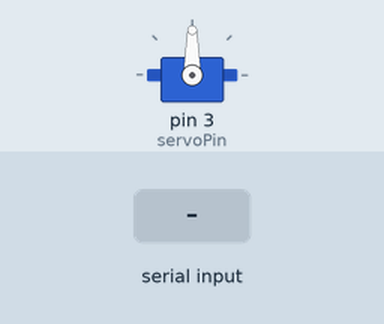
A sketch run on a simulated Arduino Uno, built with avr-gcc and run on an emulated ATmega328P. On the bench: servo. The test bench sets the inputs (shaded band).

Above: at 1.2 s.
1.3 s: "90,45\n" received over Serial
At 2.5 s:
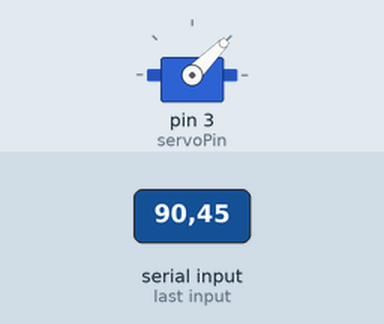
2.8 s: "30,150\n" received over Serial
At 3.8 s:
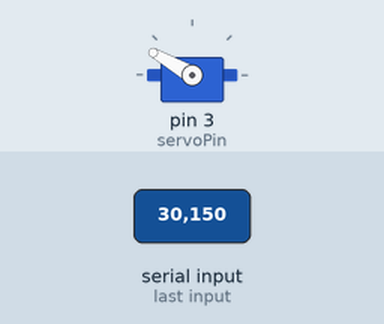
4.3 s: "5\n" received over Serial
At 4.8 s:
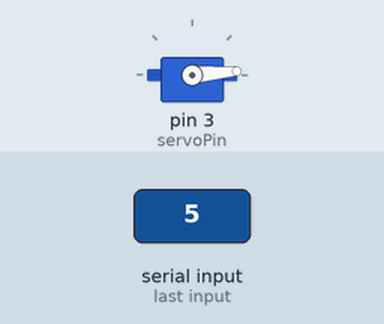
5.8 s: "200\n" received over Serial
At 7.0 s:
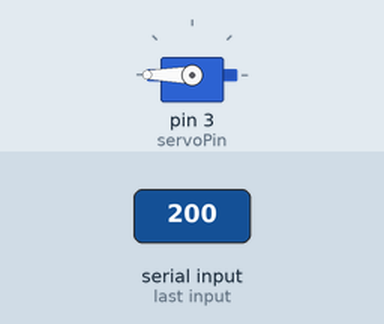
7.3 s: "90\n" received over Serial
At 8.3 s:
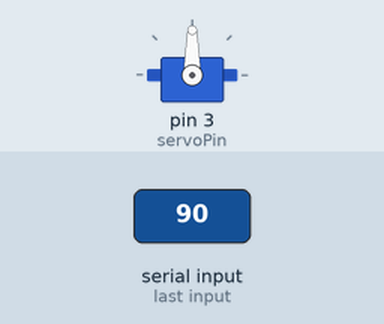
Timing chart, 0 to 9.8 s (numbered marks = the images above; inputs shaded):
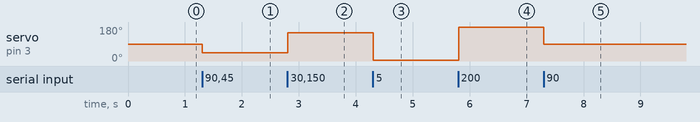

Measured:
- after the input at 1.3 s, servo on pin 3 (servoPin): 90° → 45° at once
- after the input at 2.8 s, servo on pin 3 (servoPin): 45° → 150° at once
- after the input at 4.3 s, servo on pin 3 (servoPin): 150° → 5° at once
- after the input at 5.8 s, servo on pin 3 (servoPin): 5° → 180° at once
- after the input at 7.3 s, servo on pin 3 (servoPin): 180° → 90° at once

The sketch:

servo_1motor.ino
```cpp
// Controlling a Servo motor from Max
// - - - - - - - similar as analog output option2

// import the Servo library
#include <Servo.h>
// Create a new servo object
Servo myservo;
// Variable to hold the servo pin
const int servoPin = 3;

void setup() {
  Serial.begin(9600);
  // Attach the Servo variable to a pin
  myservo.attach(servoPin);
}

void loop() {
  // if there's any serial available, read it:
  while (Serial.available() > 0) {
    // look for the next valid integer in the incoming serial stream:
    int servoValue = Serial.parseInt();
    // look for the newline. That's the end of your sentence:
    if (Serial.read() == '\n') {
      // constrain the values to 0 - 180 (max range of a normal servo)
      servoValue = constrain(servoValue, 0, 180);
      // set the servo
      myservo.write(servoValue);
    }
  }
  delay(5);
}
```
